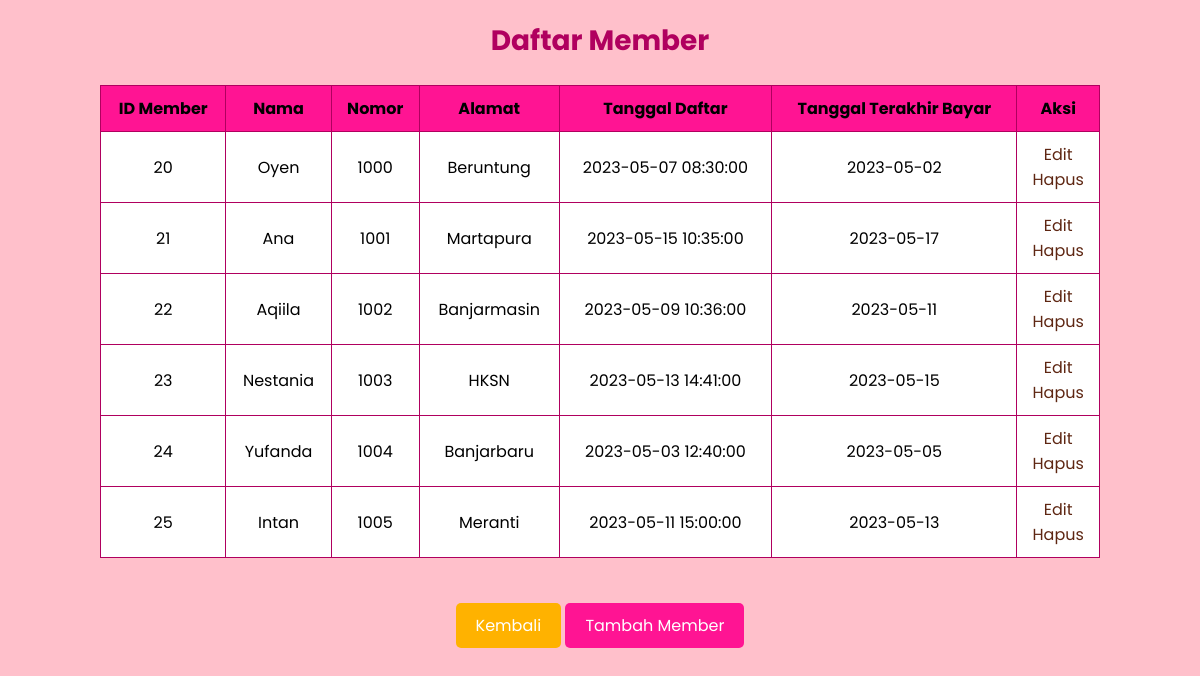
The page /Member.php on the database its author committed.
### tables this page shows
CREATE TABLE `member` (
  `id_member` int(20) NOT NULL,
  `nama_member` varchar(250) NOT NULL,
  `nomor_member` varchar(15) NOT NULL,
  `alamat` text NOT NULL,
  `tgl_mendaftar` datetime NOT NULL,
  `tgl_terakhir_bayar` date NOT NULL
);

### Koneksi.php (called while the page is built)
<?php
function koneksi()
{
    try {
        $dbh = new PDO('mysql:host=localhost;dbname=perpustakaan', "root", "");
        $dbh->setAttribute( PDO::ATTR_ERRMODE, PDO::ERRMODE_EXCEPTION );
      }
      catch (PDOException $e) {
        print "Koneksi atau query bermasalah: " . $e->getMessage() . "<br/>";
        die();
      }
    return $dbh;
}
?>

### Model.php (the view, shortened to what this page needs)
<?php
require("Koneksi.php");
function tampilmember() {
    $stmt = koneksi()->prepare("SELECT * FROM member");
    $stmt->execute();
    $result = $stmt -> fetchAll();
    if(!empty($result)){
        foreach ($result as $member) {
            echo "<tr>";
            echo "<td>". $member['id_member']."</td>";
            echo "<td>". $member['nama_member']."</td>";
            echo "<td>". $member['nomor_member']."</td>";
            echo "<td>". $member['alamat']."</td>";
            echo "<td>". $member['tgl_mendaftar']."</td>";
            echo "<td>". $member['tgl_terakhir_bayar']."</td>";
            echo "<td>"."<a href = 'FormMember.php?id_member=".$member['id_member']."'>Edit </a><br>";
            echo "<a href='Member.php?id_member=" . $member['id_member'] . "' onclick=\"return confirm('Yakin Akan Menghapus ?')\">Hapus </a> </td>";
            echo "</tr>";
        }
    }
}
?>

### Member.php (style rules this page uses)
body { width: 1000px; margin: auto; background-color: #ffc0cb; font-family: 'Poppins', sans-serif; padding: 20px; }
th, td { padding: 8px; text-align: center; border: 1px solid #b0005f; font-style: normal; }
td { background-color: #FFFFFF; padding: 10px; }
a { text-decoration: none; color: #5E2612; }

### rows shown on the page
member: id_member "20", nama_member "Oyen", nomor_member "1000", alamat "Beruntung", tgl_mendaftar "2023-05-07 08:30:00", tgl_terakhir_bayar "2023-05-02"
member: id_member "21", nama_member "Ana", nomor_member "1001", alamat "Martapura", tgl_mendaftar "2023-05-15 10:35:00", tgl_terakhir_bayar "2023-05-17"
member: id_member "22", nama_member "Aqiila", nomor_member "1002", alamat "Banjarmasin", tgl_mendaftar "2023-05-09 10:36:00", tgl_terakhir_bayar "2023-05-11"
member: id_member "23", nama_member "Nestania", nomor_member "1003", alamat "HKSN", tgl_mendaftar "2023-05-13 14:41:00", tgl_terakhir_bayar "2023-05-15"
member: id_member "24", nama_member "Yufanda", nomor_member "1004", alamat "Banjarbaru", tgl_mendaftar "2023-05-03 12:40:00", tgl_terakhir_bayar "2023-05-05"
member: id_member "25", nama_member "Intan", nomor_member "1005", alamat "Meranti", tgl_mendaftar "2023-05-11 15:00:00", tgl_terakhir_bayar "2023-05-13"
